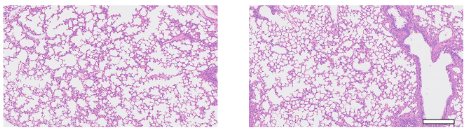
#> input picture image.png, 474 x 130 px
$ python -i panels.py   (imports and definitions only)
#> lines starting #> are read from the running program, lines starting #| are printed output that depends on the picture; after the words box and inside, x2 and y2 are one past the last pixel; in counts of white or black regions, pixels touching at a corner belong together
"""Conservative, local panel proposals for white-gutter scientific figures.

This is a geometry/content heuristic, not a semantic figure parser. It looks for
rectangular connected content on a near-white background and for chart frames.
It deliberately does not infer boundaries through continuous image texture.
Coordinates refer to the decoded input raster (EXIF rotation is not applied).
No publication names, reference crops, layout templates, or OCR are used.
"""
from __future__ import annotations

import hashlib
import math
from pathlib import Path
import re

import cv2
import numpy as np
from PIL import Image


VERSION = "white-gutter-rectangles-v1.1"
PANEL_VERSION = VERSION
MAX_SOURCE_PIXELS = 40_000_000
MAX_ANALYSIS_PIXELS = 12_000_000
MAX_CANDIDATES = 512

_LIMITATION = (
    "自动面板仅为几何提议，不能保证全部拆分；不识别实验标签、通道语义或无白色沟槽的拼接边界。"
    "请保留整图并人工复核面板范围。"
)


def _bbox_area(box: list[int]) -> int:
    return box[2] * box[3]


def _intersection(a: list[int], b: list[int]) -> int:
    return max(0, min(a[0] + a[2], b[0] + b[2]) - max(a[0], b[0])) * max(
        0, min(a[1] + a[3], b[1] + b[3]) - max(a[1], b[1])
    )


def _edge_support(mask: np.ndarray, strip: int = 3) -> list[float]:
    strip = max(1, min(strip, mask.shape[0] // 4, mask.shape[1] // 4))
    return [
        float(mask[:strip].mean(axis=1).max()),
        float(mask[-strip:].mean(axis=1).max()),
        float(mask[:, :strip].mean(axis=0).max()),
        float(mask[:, -strip:].mean(axis=0).max()),
    ]


def _textured(rgb: np.ndarray) -> bool:
    """Reject solid bars/legend keys; a grid may still include a blank channel."""
    h, w = rgb.shape[:2]
    dy, dx = max(1, h // 10), max(1, w // 10)
    sample = rgb[dy:h - dy:max(1, h // 128), dx:w - dx:max(1, w // 128)]
    if min(sample.shape[:2]) < 2:
        return False
    bins = sample.astype(np.uint16) // 16
    unique = np.unique(bins[:, :, 0] * 256 + bins[:, :, 1] * 16 + bins[:, :, 2]).size
    changes = np.max(np.abs(np.diff(sample.astype(np.int16), axis=1)), axis=2) > 8
    return bool(unique >= 12 and changes.mean() >= 0.015)


def _similar_neighbor(a: dict, b: dict) -> bool:
    x, y, w, h = a["bbox"]
    xx, yy, ww, hh = b["bbox"]
    if min(w, ww) / max(w, ww) < 0.80 or min(h, hh) / max(h, hh) < 0.80:
        return False
    row = abs(y - yy) < max(h, hh) * 0.12 and abs(x - xx) < max(w, ww) * 2.3
    column = abs(x - xx) < max(w, ww) * 0.12 and abs(y - yy) < max(h, hh) * 2.3
    return bool((row or column) and _intersection(a["bbox"], b["bbox"]) == 0)


def _proposals(rgb: np.ndarray) -> tuple[list[dict], bool]:
    height, width = rgb.shape[:2]
    min_side = max(32, int(min(height, width) * 0.026))
    min_area = max(32 * 32, int(height * width * 0.0012))
    mask = (rgb.min(axis=2) < 242).astype(np.uint8)
    candidates: list[dict] = []

    def valid(w: int, h: int) -> bool:
        return w >= min_side and h >= min_side and w * h >= min_area and 0.08 <= w / h <= 12.5

    _, _, stats, _ = cv2.connectedComponentsWithStats(mask, connectivity=8)
    truncated = False
    # Large regions first keep the cost bounded on a very noisy page.
    for index in np.argsort(stats[1:, cv2.CC_STAT_AREA])[::-1] + 1:
        x, y, w, h, area = map(int, stats[index])
        if not valid(w, h):
            continue
        density = area / (w * h)
        if density < 0.64:
            continue
        region = mask[y:y + h, x:x + w]
        edge = float(np.mean(_edge_support(region)))
        if edge < 0.60 and density >= 0.85:
            # JPEG decoders can differ by a few channel values near sharp
            # white boundaries. Sparse 2--4 pixel ringing spurs then enlarge
            # the connected-component box even though the interior remains a
            # very dense rectangle. Check a bounded inner edge strip, without
            # trimming, altering or resampling the returned source pixels.
            fringe = max(4, min(12, math.ceil(min(w, h) * 0.035)))
            supported = _edge_support(region, strip=fringe)
            if min(supported) >= 0.82 and float(np.mean(supported)) >= 0.90:
                edge = float(np.mean(supported))
        if edge < 0.60:
            continue
        candidates.append({
            "bbox": [x, y, w, h],
            "confidence": round(min(0.98, 0.62 + 0.19 * density + 0.17 * edge), 3),
            "method": "white_gutter_dense_rectangle",
            "textured": _textured(rgb[y:y + h, x:x + w]),
        })
        if len(candidates) >= MAX_CANDIDATES:
            truncated = True
            break

    # Long, connected frame lines keep a chart intact: the bars or markers
    # inside an enclosing frame must not become separate image panels.
    dark = (rgb.min(axis=2) < 190).astype(np.uint8)
    horizontal = cv2.morphologyEx(dark, cv2.MORPH_OPEN, np.ones((1, max(32, min(180, width // 20))), np.uint8))
    vertical = cv2.morphologyEx(dark, cv2.MORPH_OPEN, np.ones((max(32, min(180, height // 25)), 1), np.uint8))
    lines = horizontal | vertical
    _, _, frame_stats, _ = cv2.connectedComponentsWithStats(lines, connectivity=8)
    for x, y, w, h, _ in frame_stats[1:]:
        x, y, w, h = map(int, (x, y, w, h))
        if not valid(w, h):
            continue
        # Dense pictures are already handled above. This pass is for sparse
        # white-background plots with three or four connected frame sides.
        if mask[y:y + h, x:x + w].mean() > 0.60:
            continue
        edges = _edge_support(lines[y:y + h, x:x + w], strip=max(3, min(18, int(min(w, h) * 0.045))))
        if sum(e >= 0.75 for e in edges) < 3:
            continue
        candidates.append({
            "bbox": [x, y, w, h], "confidence": 0.88,
            "method": "connected_chart_frame", "textured": True,
        })
        if len(candidates) >= MAX_CANDIDATES:
            truncated = True
            break

    # Do not retain chart columns, blank legend squares, or simple solid keys.
    # A blank fluorescence channel is meaningful when its same-size textured
    # neighbors establish a regular panel grid, so it is kept in that case.
    candidates = [c for c in candidates if c["textured"] or any(
        n["textured"] and n["method"] == "white_gutter_dense_rectangle" and _similar_neighbor(c, n)
        for n in candidates if n is not c
    )]

    # A frame around an entire montage should not hide its image panels.
    montage_frames: set[int] = set()
    for i, parent in enumerate(candidates):
        if parent["method"] != "connected_chart_frame":
            continue
        children = [c for c in candidates if c is not parent
                    and c["method"] == "white_gutter_dense_rectangle"
                    and c["textured"]
                    and _bbox_area(c["bbox"]) < 0.8 * _bbox_area(parent["bbox"])
                    and _intersection(parent["bbox"], c["bbox"]) >= 0.98 * _bbox_area(c["bbox"])]
        if len(children) >= 2 and sum(_bbox_area(c["bbox"]) for c in children) > 0.35 * _bbox_area(parent["bbox"]):
            montage_frames.add(i)
    candidates = [c for i, c in enumerate(candidates) if i not in montage_frames]

    # Largest first: attached text may extend a frame by a few pixels; near-
    # duplicate or contained candidates still represent only one visual panel.
    kept: list[dict] = []
    for candidate in sorted(candidates, key=lambda c: _bbox_area(c["bbox"]), reverse=True):
        if any(_intersection(candidate["bbox"], k["bbox"]) >= 0.94 * _bbox_area(candidate["bbox"]) for k in kept):
            continue
        kept.append(candidate)
    return kept, truncated


def segment_panels(path: Path | str, max_panels: int = 64) -> dict:
    """Return conservative multi-panel proposals in ORIGINAL raster coordinates.

    ``confidence`` describes geometric proposal quality, not duplicate
    probability. ``complete`` is intentionally false: this heuristic cannot
    establish exhaustive semantic coverage, even when all visible rectangles
    appear to have been found. A single continuous image returns no panels.
    """
    if isinstance(max_panels, bool) or not isinstance(max_panels, int) or max_panels < 1:
        raise ValueError("max_panels must be a positive integer")
    source = Path(path)
    warnings = [_LIMITATION]
    with Image.open(source) as original:
        width, height = original.size
        if width <= 0 or height <= 0 or width * height > MAX_SOURCE_PIXELS:
            raise ValueError(f"Panel input exceeds {MAX_SOURCE_PIXELS:,} pixels")
        if getattr(original, "n_frames", 1) > 1:
            warnings.append("输入含多帧；本次面板提议只处理第一帧。请先逐帧导入。")
        if original.getexif().get(274, 1) not in (None, 1):
            warnings.append("坐标基于原始像素方向，未应用 EXIF 旋转；建议先通过导入器规范化。")
        if original.mode in {"RGBA", "LA", "PA"} or "transparency" in original.info:
            rgba = original.convert("RGBA")
            image = Image.alpha_composite(Image.new("RGBA", rgba.size, "white"), rgba).convert("RGB")
        else:
            image = original.convert("RGB")
        scale = min(1.0, math.sqrt(MAX_ANALYSIS_PIXELS / (width * height)))
        if scale < 1:
            image = image.resize((max(1, round(width * scale)), max(1, round(height * scale))), Image.Resampling.LANCZOS)
            warnings.append("大图使用降采样预览定位，窄沟槽可能漏分；输出裁剪仍使用原图像素。")
        array = np.asarray(image)
    proposals, truncated = _proposals(array)
    if len(proposals) < 2:
        proposals = []
        warnings.append("未识别出至少两个可信的独立矩形面板；保持整图，不强制切分。")
    if truncated or len(proposals) > max_panels:
        warnings.append(f"面板数量触及上限 {max_panels}；结果不完整，需人工复核。")
    # Reading order with small row-alignment tolerances, not a fixed grid.
    proposals.sort(key=lambda c: (c["bbox"][1], c["bbox"][0]))
    rows: list[list[dict]] = []
    for proposal in proposals:
        if rows and abs(proposal["bbox"][1] - rows[-1][0]["bbox"][1]) < min(proposal["bbox"][3], rows[-1][0]["bbox"][3]) * 0.08:
            rows[-1].append(proposal)
        else:
            rows.append([proposal])
    ordered = [p for row in rows for p in sorted(row, key=lambda c: c["bbox"][0])][:max_panels]
    panels = []
    sx, sy = width / array.shape[1], height / array.shape[0]
    for p in ordered:
        x, y, w, h = p["bbox"]
        left, top = max(0, math.floor(x * sx)), max(0, math.floor(y * sy))
        right, bottom = min(width, math.ceil((x + w) * sx)), min(height, math.ceil((y + h) * sy))
        panels.append({"bbox": [left, top, right - left, bottom - top],
                       "confidence": p["confidence"], "method": p["method"]})
    return {"version": VERSION, "panels": panels, "warnings": warnings, "complete": False,
            "source_width": width, "source_height": height, "analysis_scale": scale,
            "proposal_count": len(proposals), "limit_reached": bool(truncated or len(proposals) > max_panels)}


def extract_panels(path: Path | str, output_dir: Path | str, max_panels: int = 64) -> tuple[list[dict], dict]:
    """Save unannotated, unscaled PNG crops; parent linkage is the caller's job."""
    source, destination = Path(path), Path(output_dir)
    report = segment_panels(source, max_panels=max_panels)
#> in segment_panels, original is the input picture: PIL image 474x130 RGB; mean R, G, B 227.3, 204.9, 226.9
#> in _proposals, `mask = (rgb.min(axis=2) < 242).astype(np.uint8)`:
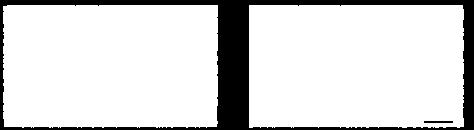
#> mask: shape (130, 474); values 0 (black) and 1 (white), 85% white; 2 black regions, box (x1, y1, x2, y2) and area: (0, 0, 474, 130) 9215, (424, 121, 453, 123) 58
#> in _proposals, `_, _, stats, _ = cv2.connectedComponentsWithStats(mask, connectivity=8)`: stats = [[0, 0, 474, 130, 9273], [3, 5, 215, 123, 26180], [249, 5, 215, 123, 26167]]
#> the loop in _proposals, `for index in np.argsort(stats[1:, cv2.CC_STAT_AREA])[::-1] + 1:` made 2 passes
#> (x, y, area, density) on passes 1 to 2: (3, 5, 26180, 0.99), (249, 5, 26167, 0.989)
#> pass 1, in _textured, `bins = sample.astype(np.uint16) // 16`:
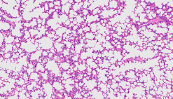
#> bins: shape (99, 173, 3) uint16; mean of channels 0, 1, 2 13.38, 11.85, 13.3; drawn with min black and max white
#> pass 1, in _textured, `changes = np.max(np.abs(np.diff(sample.astype(np.int16), axis=1)), axi..`:
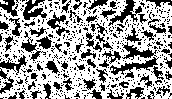
#> changes: shape (99, 172) bool; 62.6% white; 537 black regions (470 under 20 px), largest, box (x1, y1, x2, y2) and area: (110, 57, 159, 78) 320, (108, 0, 142, 26) 284, (23, 0, 47, 20) 260
#> after the loop in _proposals, `for index in np.argsort(stats[1:, cv2.CC_STAT_AREA])[::-1] + 1:`:
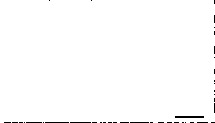
#> region: shape (123, 215); values 0 (black) and 1 (white), 98.9% white; black in thin lines or dots
#> after the loop in _proposals, `for index in np.argsort(stats[1:, cv2.CC_STAT_AREA])[::-1] + 1:`: candidates = 2 items
#> in _proposals, `dark = (rgb.min(axis=2) < 190).astype(np.uint8)`: dark: shape (130, 474); values 0 (black) and 1 (white), 34.8% white; 176 white regions (165 under 20 px), largest, box (x1, y1, x2, y2) and area: (249, 5, 463, 127) 10972, (3, 5, 218, 127) 9225, (187, 82, 218, 119) 300
#> in _proposals, `horizontal = cv2.morphologyEx(dark, cv2.MORPH_OPEN, np.ones((1, max(32..`: horizontal: shape (130, 474); values 0 (black) and 1 (white), 0.95% white; 5 white regions, box (x1, y1, x2, y2) and area: (391, 121, 456, 127) 266, (386, 117, 457, 120) 142, (429, 44, 464, 47) 103, (389, 29, 428, 30) 39, (382, 6, 415, 7) 33
#> in _proposals, `vertical = cv2.morphologyEx(dark, cv2.MORPH_OPEN, np.ones((max(32, min..`: vertical: shape (130, 474); values 0 (black) and 1 (white), 0.68% white; 4 white regions, box (x1, y1, x2, y2) and area: (417, 57, 422, 128) 267, (249, 81, 251, 128) 90, (461, 60, 462, 93) 33, (407, 6, 408, 38) 32
#> in _proposals, `lines = horizontal | vertical`:
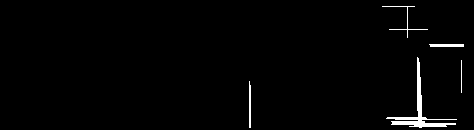
#> lines: shape (130, 474); values 0 (black) and 1 (white), 1.6% white; 5 white regions, box (x1, y1, x2, y2) and area: (386, 57, 457, 128) 645, (429, 44, 464, 47) 103, (382, 6, 428, 38) 102, (249, 81, 251, 128) 90, (461, 60, 462, 93) 33
#> in _proposals, `_, _, frame_stats, _ = cv2.connectedComponentsWithStats(lines, connect..`: frame_stats = [[0, 0, 474, 130, 60647], [382, 6, 46, 32, 102], [429, 44, 35, 3, 103], [386, 57, 71, 71, 645], [461, 60, 1, 33, 33], [249, 81, 2, 47, 90]]
#> the loop in _proposals, `for x, y, w, h, _ in frame_stats[1:]:` made 5 passes
#> (x, y, w, h) on passes 1 to 5: (382, 6, 46, 32), (429, 44, 35, 3), (386, 57, 71, 71), (461, 60, 1, 33), (249, 81, 2, 47)
#> the loop in _proposals, `for i, parent in enumerate(candidates):` made 2 passes
#> after the loop in _proposals, `for i, parent in enumerate(candidates):`: montage_frames = 0 items
#> the loop in _proposals, `for candidate in sorted(candidates, key=lambda c: _bbox_area(c["bbox"]..` made 2 passes
#> after the loop in _proposals, `for candidate in sorted(candidates, key=lambda c: _bbox_area(c["bbox"]..`: kept = 2 items
#> in segment_panels, `proposals, truncated = _proposals(array)`: truncated = False
#> the loop in segment_panels, `for proposal in proposals:` made 2 passes
#> after the loop in segment_panels, `for proposal in proposals:`: rows = 1 item
#> in segment_panels, `ordered = [p for row in rows for p in sorted(row, key=lambda c: c["bbo..`: ordered = 2 items
#> the loop in segment_panels, `for p in ordered:` made 2 passes
#> (x, y, w, h, left, top, right, bottom) on passes 1 to 2: (3, 5, 215, 123, 3, 5, 218, 128), (249, 5, 215, 123, 249, 5, 464, 128)
#> report = 9 items
    records: list[dict] = []
    if not report["panels"]:
        return records, report
    destination.mkdir(parents=True, exist_ok=True)
    stem = re.sub(r"[^\w.-]", "_", source.stem)[:80] or "image"
    key = hashlib.sha256(str(source.resolve()).encode("utf-8")).hexdigest()[:10]
    with Image.open(source) as original:
        # Standard imported RGB/L/RGBA PNGs retain every decoded pixel exactly.
        # PNG cannot represent CMYK; make that exceptional conversion explicit.
        if original.mode not in {"1", "L", "LA", "I", "I;16", "P", "RGB", "RGBA"}:
            original = original.convert("RGB")
            report["warnings"].append("源色彩模式不支持 PNG；面板已转换为 RGB，未缩放或添加标注。")
        for index, panel in enumerate(report["panels"], start=1):
            x, y, width, height = panel["bbox"]
            name = f"{stem}_{key}_panel_{index:03d}.png"
            output = destination / name
            original.crop((x, y, x + width, y + height)).save(output, format="PNG")
            records.append({"path": str(output), "name": name, "bbox": panel["bbox"],
                            "width": width, "height": height, "panel_index": index,
                            "confidence": panel["confidence"], "method": panel["method"]})
#> this loop made 2 passes
#> (index, x, y, width, height, name) on passes 1 to 2: (1, 3, 5, 215, 123, 'image_9cb75cc43a_panel_001.png'), (2, 249, 5, 215, 123, 'image_9cb75cc43a_panel_002.png')
#> pass 1, in extract_panels, `original.crop((x, y, x + width, y + height)).save(output, format="PNG")`:
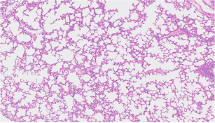
#> saved as image_9cb75cc43a_panel_001.png: PIL image 215x123 RGB; mean R, G, B 223.5, 198.4, 222.6
#> pass 2, in extract_panels, `original.crop((x, y, x + width, y + height)).save(output, format="PNG")`:
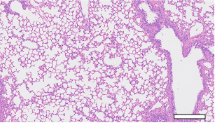
#> saved as image_9cb75cc43a_panel_002.png: PIL image 215x123 RGB; mean R, G, B 221.9, 195, 221.9
#> after the loop, records = 2 items
    return records, report

>>> result = extract_panels('../../../../image.png', 'out.png')

$ run again, on 1.png
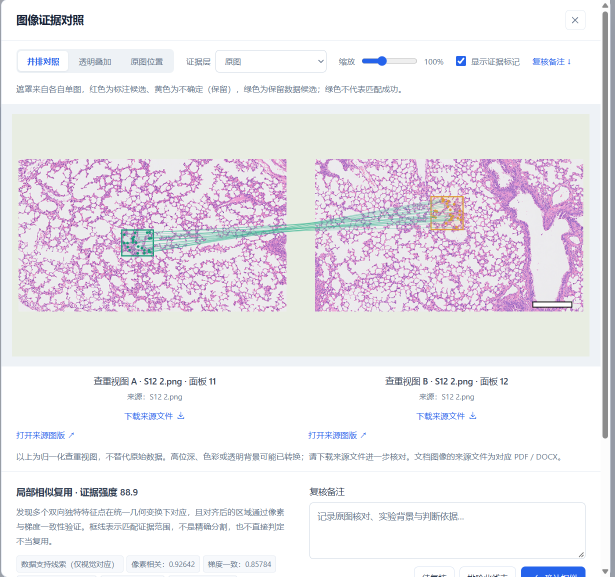
#> input picture 1.png, 1230 x 1153 px (shown at 1/2 size)
#> in segment_panels, original is the input picture: PIL image 1230x1153 RGB; mean R, G, B 235.9, 232.2, 237.3
#> in _proposals, `mask = (rgb.min(axis=2) < 242).astype(np.uint8)`:
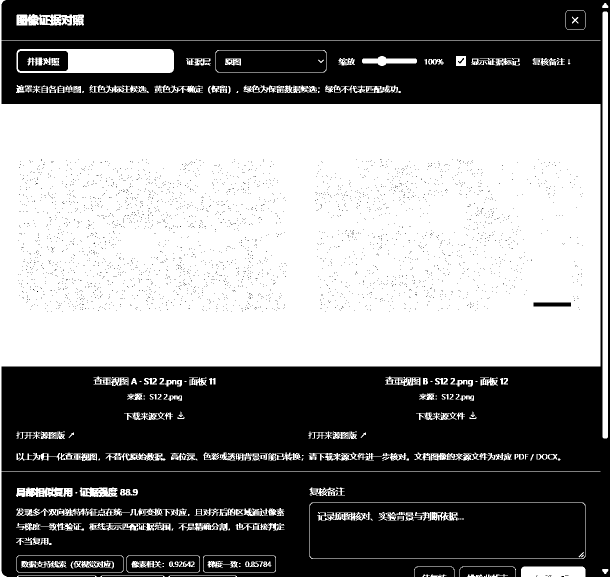
#> mask: shape (1153, 1230) (shown at 1/2 size); values 0 (black) and 1 (white), 50.3% white; 3900 black regions (3807 under 20 px), largest, box (x1, y1, x2, y2) and area: (3, 0, 1220, 1153) 609347, (620, 1006, 1170, 1117) 58040, (432, 101, 652, 144) 8976
#> stats = 264 rows, first 6: [3, 0, 1217, 1153, 704145], [0, 0, 1201, 1153, 630299], [1220, 0, 10, 1153, 11530], [1204, 6, 13, 10, 88], [1131, 20, 40, 40, 140], [1205, 23, 11, 854, 9382]
#> the loop in _proposals, `for index in np.argsort(stats[1:, cv2.CC_STAT_AREA])[::-1] + 1:` made 263 passes
#> (index, x, y, area) on passes 4, 5, 7: (5, 1205, 23, 9382), (248, 1042, 1133, 2530), (162, 32, 975, 1677)
#> after the loop in _proposals, `for index in np.argsort(stats[1:, cv2.CC_STAT_AREA])[::-1] + 1:`: candidates = 1 item
#> dark: shape (1153, 1230); values 0 (black) and 1 (white), 13.9% white; 536 white regions (242 under 20 px), largest, box (x1, y1, x2, y2) and area: (37, 318, 1167, 623) 130504, (1220, 0, 1230, 1153) 10393, (1205, 23, 1216, 877) 9370
#> horizontal: shape (1153, 1230); values 0 (black) and 1 (white), 0.49% white; 26 white regions, largest, box (x1, y1, x2, y2) and area: (1042, 1133, 1171, 1149) 2040, (521, 448, 766, 458) 831, (355, 460, 599, 467) 699
#> vertical: shape (1153, 1230); values 0 (black) and 1 (white), 1.9% white; 31 white regions, largest, box (x1, y1, x2, y2) and area: (1221, 0, 1230, 1153) 10377, (1205, 24, 1216, 878) 9370, (0, 0, 2, 1153) 2306
#> in _proposals, `lines = horizontal | vertical`:
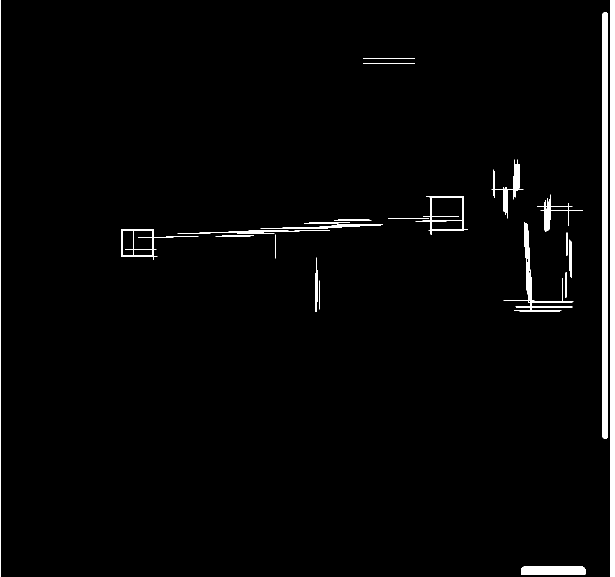
#> lines: shape (1153, 1230) (shown at 1/2 size); values 0 (black) and 1 (white), 2.4% white; 27 white regions, largest, box (x1, y1, x2, y2) and area: (1221, 0, 1230, 1153) 10377, (1205, 24, 1216, 878) 9370, (0, 0, 2, 1153) 2306
#> frame_stats = 28 rows, first 6: [2, 0, 1219, 1153, 1384620], [0, 0, 2, 1153, 2306], [1221, 0, 9, 1153, 10377], [1205, 24, 11, 854, 9370], [726, 117, 104, 1, 104], [726, 126, 104, 1, 104]
#> the loop in _proposals, `for x, y, w, h, _ in frame_stats[1:]:` made 27 passes
#> (x, y, w, h) on passes 1 to 8: (0, 0, 2, 1153), (1221, 0, 9, 1153), (1205, 24, 11, 854), (726, 117, 104, 1), (726, 126, 104, 1), (983, 319, 64, 118), (1074, 389, 92, 74), (831, 392, 105, 78)
#> the loop in _proposals, `for i, parent in enumerate(candidates):` made 1 pass
#> after the loop in _proposals, `for i, parent in enumerate(candidates):`: montage_frames = 0 items
#> the loop in _proposals, `for candidate in sorted(candidates, key=lambda c: _bbox_area(c["bbox"]..` made 1 pass
#> after the loop in _proposals, `for candidate in sorted(candidates, key=lambda c: _bbox_area(c["bbox"]..`: kept = 1 item
#> truncated = False
#> report = 9 items
